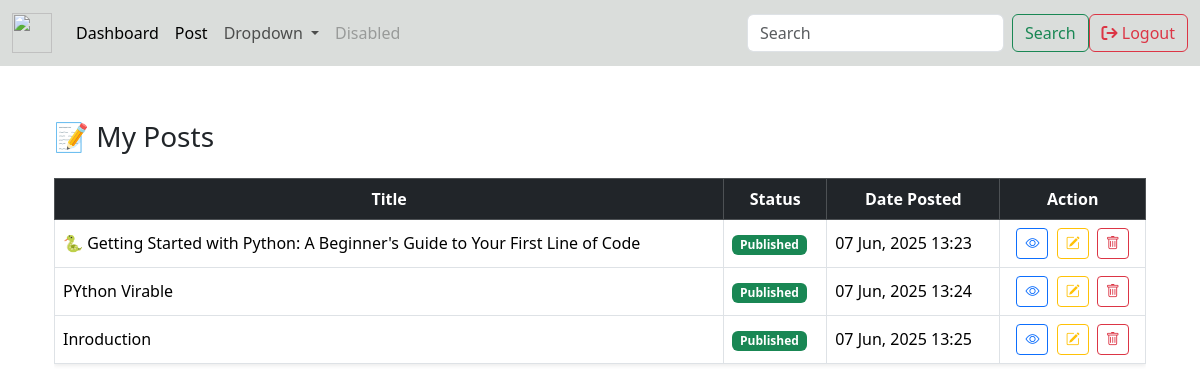
The app's page /my-posts/ (signed in) with its own data.
### post/models.py (models this page shows)
class Post(models.Model):
    category = models.ForeignKey(Category, on_delete=models.SET_NULL, null=True, blank=True)
    title = models.CharField(max_length=200)
    content = models.TextField()
    author = models.ForeignKey(User, on_delete=models.CASCADE)
    date_posted = models.DateTimeField(auto_now_add=True)
    is_draft = models.CharField(
        max_length=15,
        choices=(
            ('False', 'Draft'),
            ('True', 'Published'),
        ),
        default='True',
    )
    sheduled_date = models.DateTimeField(null=True, blank=True)

### post/views.py (the view)
# urls.py: path('my-posts/', views.my_posts, name='my-posts'),
@login_required
def my_posts(request):
    posts = Post.objects.filter(author=request.user)
    context = {'posts': posts}
    return render(request, 'post/my_posts.html', context)

### templates/post/my_posts.html (shortened to what this page needs)
{% extends "base.html" %}
{% block content %}
<div class="container mt-5">
    <h3 class="mb-4">📝 My Posts</h3>
    <div class="table-responsive">
        <table class="table table-bordered table-hover align-middle shadow-sm">
            <thead class="table-dark text-center">
                <tr>
                    <th>Title</th>
                    <th>Status</th>
                    <th>Date Posted</th>
                    <th>Action</th>
                </tr>
            </thead>
            <tbody>
                {% for post in posts %}
                <tr>
                    <td>{{ post.title }}</td>
                    <td>
                    {% if post.is_draft == 'True' %}
                        <span class="badge bg-success">Published</span>
                    {% else %}
                        <span class="badge bg-secondary">Draft</span>
                    {% endif %}
                </td>
                    <td>{{ post.date_posted|date:"d M, Y H:i" }}</td>
                    <td class="text-center">
                        <a href="{% url 'post-details' post.pk %}" class="btn btn-sm btn-outline-primary me-1">
                            <i class="bi bi-eye"></i>
                        </a>
                        <a href="{% url 'update-post' post.pk %}" class="btn btn-sm btn-outline-warning me-1">
                            <i class="bi bi-pencil-square"></i>
                        </a>
                        <a href="#" class="btn btn-sm btn-outline-danger" data-bs-toggle="modal"
                            data-bs-target="#deleteModal">
                            <i class="bi bi-trash"></i>
                        </a>
                    </td>
                </tr>
                {% empty %}
                <tr>
                    <td colspan="4" class="text-center text-muted">No posts found.</td>
                </tr>
                {% endfor %}
            </tbody>
        </table>
    </div>
</div>
{% endblock %}

### records on screen
Post: title "🐍 Getting Started with Python: A Beginner's Guide to Your First Line of Code", is_draft "Published", date_posted "07 Jun, 2025 13:23"
Post: title "PYthon Virable", is_draft "Published", date_posted "07 Jun, 2025 13:24"
Post: title "Inroduction", is_draft "Published", date_posted "07 Jun, 2025 13:25"
